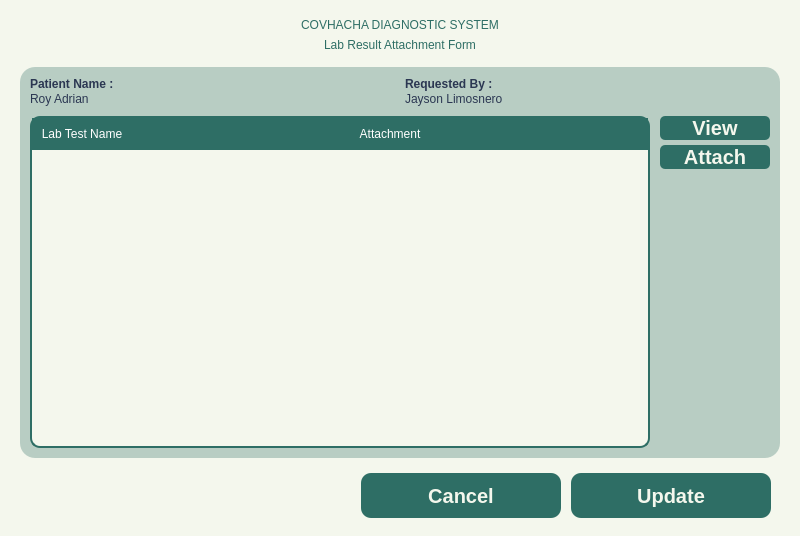
<?xml version="1.0" encoding="UTF-8"?>
<ui version="4.0">
 <class>MainWindow</class>
 <widget class="QMainWindow" name="MainWindow">
  <property name="geometry">
   <rect>
    <x>0</x>
    <y>0</y>
    <width>800</width>
    <height>536</height>
   </rect>
  </property>
  <property name="baseSize">
   <size>
    <width>800</width>
    <height>640</height>
   </size>
  </property>
  <property name="windowTitle">
   <string>MainWindow</string>
  </property>
  <property name="styleSheet">
   <string notr="true">*{
	padding: 0px;
	margin: 0px;
	border: 0px;
	background-color: #F4F7ED;
}

</string>
  </property>
  <widget class="QWidget" name="centralwidget">
   <layout class="QVBoxLayout" name="verticalLayout">
    <property name="leftMargin">
     <number>20</number>
    </property>
    <property name="rightMargin">
     <number>20</number>
    </property>
    <item alignment="Qt::AlignTop">
     <widget class="QWidget" name="Header" native="true">
      <property name="sizePolicy">
       <sizepolicy hsizetype="Expanding" vsizetype="Preferred">
        <horstretch>0</horstretch>
        <verstretch>0</verstretch>
       </sizepolicy>
      </property>
      <property name="styleSheet">
       <string notr="true">QLabel {
	font: bold 20pt &quot;Satoshi Black&quot;;
	color: #2E6E65;
    qproperty-wordWrap: true;
	background: transparent;
	qproperty-alignment: AlignCenter;
}
#Subheader {
	font: 500 14pt &quot;Satoshi Medium&quot;;
}</string>
      </property>
      <layout class="QVBoxLayout" name="verticalLayout_2">
       <item>
        <widget class="QLabel" name="Title">
         <property name="text">
          <string>COVHACHA DIAGNOSTIC SYSTEM</string>
         </property>
         <property name="alignment">
          <set>Qt::AlignCenter</set>
         </property>
        </widget>
       </item>
       <item>
        <widget class="QLabel" name="Subheader">
         <property name="text">
          <string>Lab Result Attachment Form</string>
         </property>
         <property name="alignment">
          <set>Qt::AlignCenter</set>
         </property>
        </widget>
       </item>
      </layout>
     </widget>
    </item>
    <item>
     <widget class="QWidget" name="Body" native="true">
      <property name="sizePolicy">
       <sizepolicy hsizetype="Expanding" vsizetype="Preferred">
        <horstretch>0</horstretch>
        <verstretch>0</verstretch>
       </sizepolicy>
      </property>
      <property name="styleSheet">
       <string notr="true">QLabel {
	font: 300 12pt &quot;Lexend Light&quot;;
	color: #2E6E65;
}
#Patient, #Doctor {
	font: 14pt &quot;Lexend SemiBold&quot;;
}
#StaffTypeCon, #StaffNameCon, #StaffInfoCon, #SpecializationCon {
	background-color: transparent;
}
*{
	background-color: transparent;
}
#Body {
	background-color: rgba(46, 110, 101, 77);
	border-radius: 15px;
}



</string>
      </property>
      <layout class="QVBoxLayout" name="verticalLayout_6">
       <property name="spacing">
        <number>10</number>
       </property>
       <property name="leftMargin">
        <number>10</number>
       </property>
       <property name="topMargin">
        <number>10</number>
       </property>
       <property name="rightMargin">
        <number>10</number>
       </property>
       <property name="bottomMargin">
        <number>10</number>
       </property>
       <item>
        <widget class="QWidget" name="widget_3" native="true">
         <property name="styleSheet">
          <string notr="true">#PatName, #ReqBy {
	font-weight: bold;
	color: #2b3752;
}

#Patient, #Doctor {
	color: #2b3752;
}</string>
         </property>
         <layout class="QHBoxLayout" name="horizontalLayout_3">
          <property name="spacing">
           <number>10</number>
          </property>
          <property name="leftMargin">
           <number>0</number>
          </property>
          <property name="topMargin">
           <number>0</number>
          </property>
          <property name="rightMargin">
           <number>0</number>
          </property>
          <property name="bottomMargin">
           <number>0</number>
          </property>
          <item>
           <widget class="QWidget" name="widget_5" native="true">
            <layout class="QVBoxLayout" name="verticalLayout_3">
             <property name="spacing">
              <number>1</number>
             </property>
             <property name="leftMargin">
              <number>0</number>
             </property>
             <property name="topMargin">
              <number>0</number>
             </property>
             <property name="rightMargin">
              <number>0</number>
             </property>
             <property name="bottomMargin">
              <number>0</number>
             </property>
             <item>
              <widget class="QLabel" name="PatName">
               <property name="text">
                <string>Patient Name :</string>
               </property>
              </widget>
             </item>
             <item>
              <widget class="QLabel" name="Patient">
               <property name="text">
                <string>Roy Adrian</string>
               </property>
              </widget>
             </item>
            </layout>
           </widget>
          </item>
          <item>
           <widget class="QWidget" name="widget_6" native="true">
            <layout class="QVBoxLayout" name="verticalLayout_4">
             <property name="spacing">
              <number>1</number>
             </property>
             <property name="leftMargin">
              <number>0</number>
             </property>
             <property name="topMargin">
              <number>0</number>
             </property>
             <property name="rightMargin">
              <number>0</number>
             </property>
             <property name="bottomMargin">
              <number>0</number>
             </property>
             <item>
              <widget class="QLabel" name="ReqBy">
               <property name="text">
                <string>Requested By :</string>
               </property>
              </widget>
             </item>
             <item>
              <widget class="QLabel" name="Doctor">
               <property name="text">
                <string>Jayson Limosnero</string>
               </property>
              </widget>
             </item>
            </layout>
           </widget>
          </item>
         </layout>
        </widget>
       </item>
       <item>
        <widget class="QWidget" name="widget_4" native="true">
         <property name="styleSheet">
          <string notr="true">QPushButton {
	font: 900 10pt &quot;Satoshi Black&quot;;
	background-color:  #2E6E65;
	border-radius: 5px;
	font-weight: bold;
	font-size: 20px;
	color: #F4F7ED;
	text-align: center;
}</string>
         </property>
         <layout class="QHBoxLayout" name="horizontalLayout_4">
          <property name="spacing">
           <number>10</number>
          </property>
          <property name="leftMargin">
           <number>0</number>
          </property>
          <property name="topMargin">
           <number>0</number>
          </property>
          <property name="rightMargin">
           <number>0</number>
          </property>
          <property name="bottomMargin">
           <number>0</number>
          </property>
          <item>
           <widget class="QTableWidget" name="LabTable">
            <property name="styleSheet">
             <string notr="true">QTableWidget {
	background-color: #F4F7ED;
	gridline-color: transparent;
	border-radius: 10px;
	border: 2px solid #2E6E65;
}
QTableWidget::item {
	border: none;
	font: 16pt &quot;Lexend&quot;;
}
QTableWidget::item:selected {
	background-color: rgba(46, 110, 101, 0.3);
}
QTableWidget QHeaderView::section {
	background-color: #2E6E65;
	color: white;
	padding: 5px;
	font: 18px &quot;Lexend Medium&quot;;
	border: 2px solid #2E6E65;
}</string>
            </property>
            <attribute name="horizontalHeaderStretchLastSection">
             <bool>true</bool>
            </attribute>
            <attribute name="verticalHeaderStretchLastSection">
             <bool>false</bool>
            </attribute>
            <column>
             <property name="text">
              <string>Lab Test Name</string>
             </property>
            </column>
            <column>
             <property name="text">
              <string>Attachment</string>
             </property>
            </column>
           </widget>
          </item>
          <item alignment="Qt::AlignTop">
           <widget class="QWidget" name="widget_2" native="true">
            <property name="sizePolicy">
             <sizepolicy hsizetype="Fixed" vsizetype="Preferred">
              <horstretch>0</horstretch>
              <verstretch>0</verstretch>
             </sizepolicy>
            </property>
            <property name="minimumSize">
             <size>
              <width>110</width>
              <height>0</height>
             </size>
            </property>
            <layout class="QVBoxLayout" name="verticalLayout_5">
             <property name="spacing">
              <number>5</number>
             </property>
             <property name="leftMargin">
              <number>0</number>
             </property>
             <property name="topMargin">
              <number>0</number>
             </property>
             <property name="rightMargin">
              <number>0</number>
             </property>
             <property name="bottomMargin">
              <number>0</number>
             </property>
             <item>
              <widget class="QPushButton" name="View">
               <property name="text">
                <string>View</string>
               </property>
              </widget>
             </item>
             <item>
              <widget class="QPushButton" name="Attach">
               <property name="text">
                <string>Attach</string>
               </property>
              </widget>
             </item>
            </layout>
           </widget>
          </item>
         </layout>
        </widget>
       </item>
      </layout>
     </widget>
    </item>
    <item alignment="Qt::AlignBottom">
     <widget class="QWidget" name="Buttons" native="true">
      <property name="sizePolicy">
       <sizepolicy hsizetype="Expanding" vsizetype="Preferred">
        <horstretch>0</horstretch>
        <verstretch>0</verstretch>
       </sizepolicy>
      </property>
      <layout class="QHBoxLayout" name="horizontalLayout">
       <item alignment="Qt::AlignRight">
        <widget class="QWidget" name="widget" native="true">
         <property name="sizePolicy">
          <sizepolicy hsizetype="Fixed" vsizetype="Preferred">
           <horstretch>0</horstretch>
           <verstretch>0</verstretch>
          </sizepolicy>
         </property>
         <property name="maximumSize">
          <size>
           <width>500</width>
           <height>16777215</height>
          </size>
         </property>
         <layout class="QHBoxLayout" name="horizontalLayout_2">
          <property name="spacing">
           <number>10</number>
          </property>
          <property name="leftMargin">
           <number>0</number>
          </property>
          <property name="topMargin">
           <number>0</number>
          </property>
          <property name="rightMargin">
           <number>0</number>
          </property>
          <property name="bottomMargin">
           <number>0</number>
          </property>
          <item>
           <widget class="QPushButton" name="Cancel">
            <property name="sizePolicy">
             <sizepolicy hsizetype="Fixed" vsizetype="Preferred">
              <horstretch>0</horstretch>
              <verstretch>0</verstretch>
             </sizepolicy>
            </property>
            <property name="minimumSize">
             <size>
              <width>200</width>
              <height>45</height>
             </size>
            </property>
            <property name="maximumSize">
             <size>
              <width>200</width>
              <height>45</height>
             </size>
            </property>
            <property name="styleSheet">
             <string notr="true">QPushButton {
	font: 900 10pt &quot;Satoshi Black&quot;;
	background-color:  #2E6E65;
	border-radius: 10px;
	font-weight: bold;
	font-size: 20px;
	color: #F4F7ED;
}</string>
            </property>
            <property name="text">
             <string>Cancel</string>
            </property>
           </widget>
          </item>
          <item>
           <widget class="QPushButton" name="UpdateButton">
            <property name="sizePolicy">
             <sizepolicy hsizetype="Expanding" vsizetype="Preferred">
              <horstretch>0</horstretch>
              <verstretch>0</verstretch>
             </sizepolicy>
            </property>
            <property name="minimumSize">
             <size>
              <width>200</width>
              <height>45</height>
             </size>
            </property>
            <property name="maximumSize">
             <size>
              <width>200</width>
              <height>45</height>
             </size>
            </property>
            <property name="styleSheet">
             <string notr="true">QPushButton {
	font: 900 10pt &quot;Satoshi Black&quot;;
	background-color:  #2E6E65;
	border-radius: 10px;
	font-weight: bold;
	font-size: 20px;
	color: #F4F7ED;
}</string>
            </property>
            <property name="text">
             <string>Update</string>
            </property>
           </widget>
          </item>
         </layout>
        </widget>
       </item>
      </layout>
     </widget>
    </item>
   </layout>
  </widget>
 </widget>
 <resources>
  <include location="../Images/resources.qrc"/>
 </resources>
 <connections/>
</ui>
